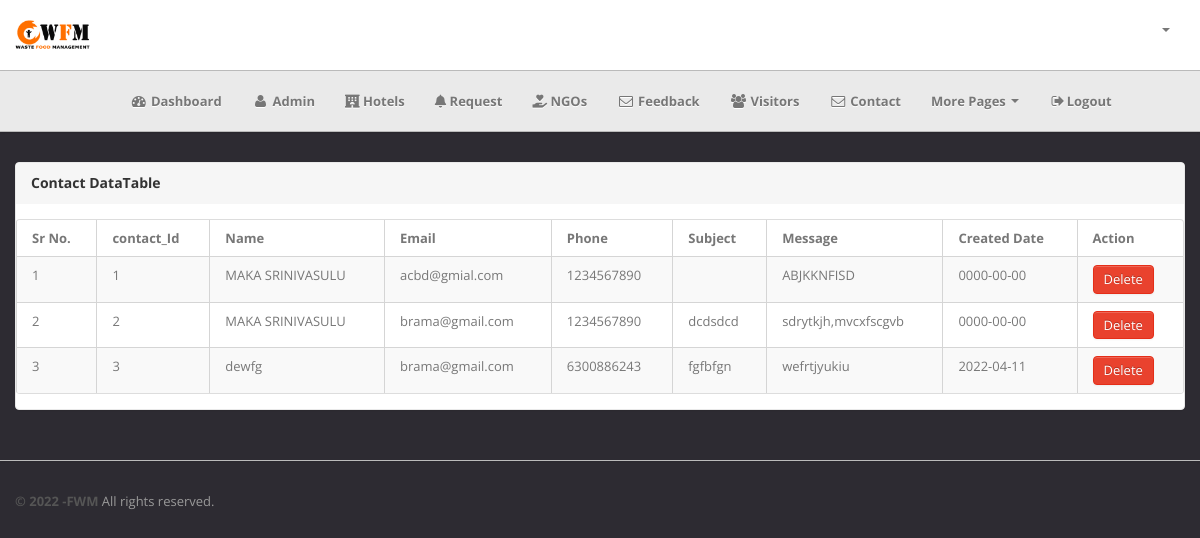
The app's page /admin/index.php?page=contact_list (signed in) with its own data.
### tables this page shows
CREATE TABLE `contact` (
  `name` varchar(20) NOT NULL,
  `email` varchar(20) NOT NULL,
  `phone` bigint(20) NOT NULL,
  `subject` varchar(1000) NOT NULL,
  `message` varchar(1000) NOT NULL,
  `status` varchar(10) NOT NULL,
  `contact_id` int(20) NOT NULL,
  `created_date` date NOT NULL
);

### admin/middlepage/contact_list.php (the view)
<div class="span12">
    <div class="content">
        <div class="module">
            <div class="module-head">
                <h3>
                   Contact DataTable</h3>
            </div>
            <div class="module-body table">
                <table cellpadding="0" cellspacing="0" border="0" class="datatable-1 table table-bordered table-striped  display"
                    width="100%">
                 <thead>
                <tr>
                    <th>Sr No.</th>
                    <th>contact_Id</th>
                    <th>Name</th>
                    <th>Email</th>
                    <th>Phone</th>
                    <th>Subject</th>
                    <th>Message</th>
                    <th>Created Date</th>
                    <th>Action</th>
                </tr>
            </thead>
            <tbody>
                <?php
                $i=1;
                    $sel="SELECT * FROM `contact`";
                    $qry=mysqli_query($con,$sel);
                    while($row=mysqli_fetch_array($qry)){
                 ?>
                <tr class="odd gradeX">
                    <td><?php echo $i; ?></td>
                    <td><?php echo $row['contact_id'];?></td>
                    <td><?php echo $row['name']; ?></td>
                    <td><?php echo $row['email']; ?></td>
                    <td><?php echo $row['phone']; ?></td>
                    <td><?php echo $row['subject']; ?></td>
                    <td><?php echo $row['message']; ?></td>
                    <td><?php echo $row['created_date']; ?></td>
                    <td>
                        <a href="index.php?page=contact_action&action=delete&contact_id=<?php echo $row['contact_id']; ?>" class="btn btn-danger">Delete</a></td>
                </tr>
                <?php $i++; }?>
            </tbody>
                 </table>
            </div>
        </div>
    </div>
</div>

### admin/css/theme.css (style rules this page uses)
body { font-size: 13px; font-family: 'Open Sans', Arial, sans-serif; background: #fff; color: #777 }
h1, h2, h3, h4, h5, h6 { color: #333; margin-top: 0 }
h3 { font-size: 20px }
.module { background: #fff; -webkit-border-radius: 3px; -moz-border-radius: 3px; border-radius: 3px; border: 1px solid #ccc; border-bottom-color: #bbb; -webkit-box-shadow: 0 0 1px rgba(0,0,0,0.2); -moz-box-shadow: 0 0 1px rgba(0,0,0,0.2); box-shadow: 0 0 1px rgba(0,0,0,0.2); margin-bottom: 30px }
.btn, .btn-box { -webkit-border-radius: 3px; -moz-border-radius: 3px; border-radius: 3px }
.btn { font-size: 13px; font-weight: 600 }
.btn { display: inline-block; margin-bottom: 0; font-weight: 400; text-align: center; vertical-align: middle; cursor: pointer; background-image: none; border: 1px solid transparent; white-space: nowrap; padding: 4px 10px; font-size: 13px; line-height: 1.42857; border-radius: 4px; -webkit-user-select: none; -moz-user-select: none; -ms-user-select: none; user-select: none }
.btn-danger { color: #fff; background-color: #e9422e; border-color: #e52e18 }
.table { margin-bottom: 0 }
.table th, .table td { border-color: #d5d5d5!important }
.table-bordered thead:first-child tr:first-child>th:first-child, .table-bordered tbody:first-child tr:first-child>td:first-child { -webkit-border-top-left-radius: 2px; -moz-border-radius-topleft: 2px; border-top-left-radius: 2px }
.table-bordered thead:first-child tr:first-child>th:last-child, .table-bordered tbody:first-child tr:first-child>td:last-child { -webkit-border-top-right-radius: 2px; -moz-border-radius-topright: 2px; border-top-right-radius: 2px }
.table-bordered thead:last-child tr:last-child>th:first-child, .table-bordered tbody:last-child tr:last-child>td:first-child, .table-bordered tfoot:last-child tr:last-child>td:first-child { -webkit-border-bottom-left-radius: 2px; -moz-border-radius-bottomleft: 2px; border-bottom-left-radius: 2px }
.table-bordered thead:last-child tr:last-child>th:last-child, .table-bordered tbody:last-child tr:last-child>td:last-child, .table-bordered tfoot:last-child tr:last-child>td:last-child { -webkit-border-bottom-right-radius: 2px; -moz-border-radius-bottomright: 2px; border-bottom-right-radius: 2px }
.module { box-shadow: 0 0 3px rgba(0,0,0,.1); border-color: #e9e9e9; margin-bottom: 20px; background-color: #fff; border-radius: 4px; -webkit-box-shadow: 0 1px 1px rgba(0,0,0,.05); box-shadow: 0 1px 1px rgba(0,0,0,.05); }
.module-head { color: #767676; background-color: #f6f6f6; border-color: #e9e9e9; padding: 10px 15px; border-bottom: 1px solid transparent; border-top-right-radius: 3px; border-top-left-radius: 3px; }
.module-head h3 { font-size: 14px; line-height: 20px; height: 20px; margin: 0 }
.module-body { padding: 15px }
.module-body.table { padding: 15px 0 }
.module-body.table .table th, .module-body.table .table td { padding-left: 15px; padding-right: 15px }

### records on screen
contact: contact_id "1", name "MAKA SRINIVASULU", email "acbd@gmial.com", phone "1234567890", message "ABJKKNFISD", created_date "0000-00-00"
contact: contact_id "2", name "MAKA SRINIVASULU", email "brama@gmail.com", phone "1234567890", subject "dcdsdcd", message "sdrytkjh,mvcxfscgvb", created_date "0000-00-00"
contact: contact_id "3", name "dewfg", email "brama@gmail.com", phone "6300886243", subject "fgfbfgn", message "wefrtjyukiu", created_date "2022-04-11"
